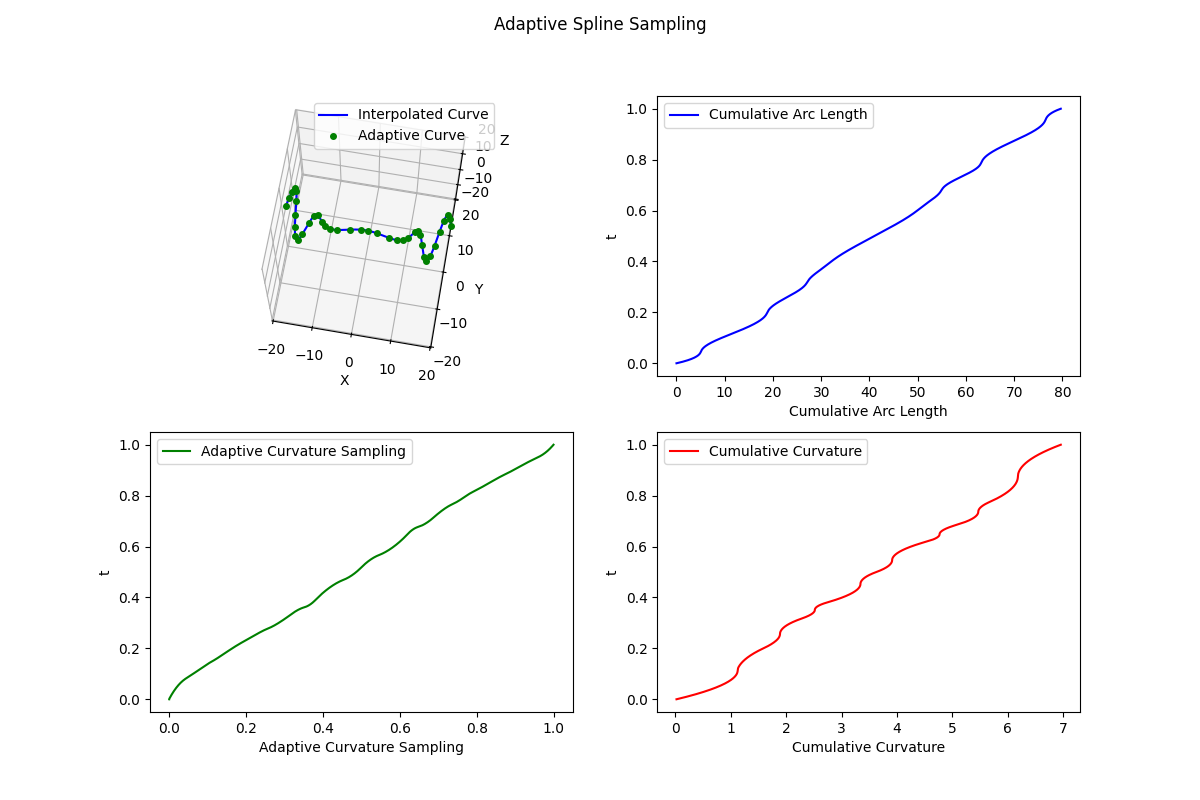

The script that saved this image:
from ouroboros.helpers.spline import Spline
import numpy as np
import matplotlib.pyplot as plt


def generate_sample_curve_helix(
    start_z=-10, end_z=10, radius=1, z_rate=1, num_points=100
) -> np.ndarray:
    """
    Generates a sample helix curve for testing purposes.

    Parameters
    ----------
    start_z : float
        The starting z value.
    end_z : float
        The ending z value.
    radius : float
        The radius of the helix.
    z_rate : float
        The rate at which the z value changes.
    num_points : int
        The number of points to generate.

    Returns
    -------
    np.ndarray
        The sample helix curve (num_points, 3).
    """
    t = np.linspace(start_z, end_z, num_points)
    x = np.cos(t) * radius
    y = np.sin(t) * radius
    z = t * z_rate

    return np.vstack((x, y, z)).T


def generate_sample_curve_parabola(start_x=-10, end_x=10, num_points=100) -> np.ndarray:
    """
    Generates a sample parabola curve for testing purposes.

    Parameters
    ----------
    start_x : float
        The starting x value.
    end_x : float
        The ending x value.
    num_points : int
        The number of points to generate.

    Returns
    -------
    np.ndarray
        The sample parabola curve (num_points, 3).
    """
    t = np.linspace(start_x, end_x, num_points)
    x = t
    y = (t**2 * np.cos(t)) / (end_x - start_x)  # Normalize y to match x scale
    z = np.zeros_like(t)

    return np.vstack((x, y, z)).T


def calculate_spline_curvature(spline: Spline, t: np.ndarray) -> np.ndarray:
    """
    Calculate the curvature of a spline at a given set of points.

    Parameters
    ----------
    spline : Spline
        The spline to evaluate.
    t : np.ndarray
        The points at which to evaluate the curvature.

    Returns
    -------
    np.ndarray
        The curvature at each point.
    """
    # Calculate the first and second derivatives
    first_derivative = spline(t, derivative=1).T
    second_derivative = spline(t, derivative=2).T

    # Calculate the curvature
    numerator = np.linalg.norm(np.cross(first_derivative, second_derivative), axis=1)
    denominator = np.linalg.norm(first_derivative) ** 3
    curvature = numerator / denominator

    return curvature


def calculate_curvature_parameterization(spline: Spline, t: np.ndarray) -> np.ndarray:
    """
    Calculate the curvature parameterization of a spline at a given set of points.

    Parameters
    ----------
    spline : Spline
        The spline to evaluate.
    t : np.ndarray
        The points at which to evaluate the curvature parameterization.

    Returns
    -------
    np.ndarray
        The curvature parameterization at each point.
    """
    # Calculate the curvature
    curvature = calculate_spline_curvature(spline, t)

    # Calculate the first derivative of the curvature
    first_derivative = spline(t, derivative=1).T
    len_term = np.linalg.norm(first_derivative)

    # Calculate the cumulative sum of the curvature
    curvature_sum = np.cumsum(curvature * len_term)

    return curvature_sum


def calculate_arc_length(spline: Spline, t: np.ndarray) -> np.ndarray:
    """
    Calculate the cumulative arc length of a spline at a given set of points.

    Parameters
    ----------
    spline : Spline
        The spline to evaluate.
    t : np.ndarray
        The points at which to evaluate the arc length.

    Returns
    -------
    np.ndarray
        The arc length at each point.
    """

    # Evaluate the B-spline derivative
    dx, dy, dz = spline(t, derivative=1)

    # Compute the cumulative arc length using the derivatives
    dists = np.linalg.norm([dx, dy, dz], axis=0)
    arc_length = np.cumsum(dists * np.diff(t, prepend=0))

    return arc_length


def adaptive_curvature_parameterization(
    spline: Spline, sample_params: np.ndarray, calculation_params: np.ndarray, ratio=1
) -> np.ndarray:
    """
    Sample spline parameters based on both curvature and arc length.

    Based on: https://doi.org/10.1016/j.cagd.2017.11.004

    Parameters
    ----------
    spline : Spline
        The spline to sample.
    sample_params : np.ndarray
        The points at which to sample the spline.
    calculation_params : np.ndarray
        The points at which to calculate the curvature and arc length.
    ratio : float
        The ratio between the curvature and arc length components.

    Returns
    -------
    np.ndarray
        The sampled parameters.
    """

    # Convert ratio to weights for the components
    curvature_weight = ratio / (1 + ratio)
    arc_length_weight = 1 - curvature_weight

    arc_length = calculate_arc_length(spline, calculation_params)
    curvature = calculate_curvature_parameterization(spline, calculation_params)

    arc_length_component = arc_length / arc_length[-1]
    curvature_component = curvature / curvature[-1]

    hybrid_parameter = (
        arc_length_weight * arc_length_component
        + curvature_weight * curvature_component
    )

    # Invert the parameterization axes
    # Note: This is done because we want more points where the curvature is high
    # and less points where the curvature is low. This is the opposite of the
    # original parameterization.
    return np.interp(sample_params, hybrid_parameter, calculation_params)


def adaptive_curvature_sampling(
    spline: Spline, n_sample_points=100, n_calculation_points=10000, ratio=1
) -> np.ndarray:
    """
    Sample spline points based on both curvature and arc length.

    Based on: https://doi.org/10.1016/j.cagd.2017.11.004

    Parameters
    ----------
    spline : Spline
        The spline to sample.
    t : np.ndarray
        The points at which to evaluate the spline.
    ratio : float
        The ratio between the curvature and arc length components.

    Returns
    -------
    np.ndarray
        The sampled points.
    """

    sample_params = np.linspace(0, 1, n_sample_points)
    calculation_params = np.linspace(0, 1, n_calculation_points)

    parameters = adaptive_curvature_parameterization(
        spline, sample_params, calculation_params, ratio=ratio
    )

    # Evaluate the spline at the sampled parameters
    return spline(parameters)


if __name__ == "__main__":
    DIST_BETWEEN_POINTS = 2
    RATIO = 1  # E.G. 1/2 for bias towards arc length, 2 for bias towards curvature

    # Generate a sample helix curve
    # curve = generate_sample_curve_helix(
    #     start_z=0, end_z=20, z_rate=10, radius=5, num_points=100
    # )
    curve = generate_sample_curve_parabola(start_x=-20, end_x=20, num_points=300)

    # Fit a spline to the curve
    spline = Spline(curve, degree=3)

    # Evaluate the spline
    t = np.linspace(0, 1, 1000)
    new_points = spline(t)

    fig = plt.figure(figsize=(12, 8))
    fig.suptitle("Adaptive Spline Sampling")

    # Plot the arc length
    arc_length = calculate_arc_length(spline, t)
    ax3 = fig.add_subplot(222)
    ax3.plot(arc_length, t, "b-", label="Cumulative Arc Length")
    ax3.set_xlabel("Cumulative Arc Length")
    ax3.set_ylabel("t")
    ax3.legend()

    # Plot the hybrid curvature sampling
    hybrid_parameter = adaptive_curvature_parameterization(spline, t, t, ratio=RATIO)
    ax5 = fig.add_subplot(223)
    ax5.plot(hybrid_parameter, t, "g-", label="Adaptive Curvature Sampling")
    ax5.set_xlabel("Adaptive Curvature Sampling")
    ax5.set_ylabel("t")
    ax5.legend()

    # Plot the curvature parameterization
    curvature_parameterization = calculate_curvature_parameterization(spline, t)
    ax4 = fig.add_subplot(224)
    ax4.plot(curvature_parameterization, t, "r-", label="Cumulative Curvature")
    ax4.set_xlabel("Cumulative Curvature")
    ax4.set_ylabel("t")
    ax4.legend()

    # Sample the spline using adaptive curvature sampling
    total_arc_length = arc_length[-1]
    num_points = int(total_arc_length / DIST_BETWEEN_POINTS)

    hybrid_points = adaptive_curvature_sampling(
        spline, n_sample_points=num_points, ratio=RATIO
    )

    # Plot the original and interpolated curves
    ax = fig.add_subplot(221, projection="3d")
    ax.set_aspect("equal")

    # Determine the axis limits
    min_val = np.min(new_points)
    max_val = np.max(new_points)
    ax.set_xlim(min_val, max_val)
    ax.set_ylim(min_val, max_val)
    ax.set_zlim(min_val, max_val)

    # ax.plot(curve[:, 0], curve[:, 1], curve[:, 2], "r-", label="Original Curve")
    ax.plot(
        new_points[0], new_points[1], new_points[2], "b-", label="Interpolated Curve"
    )
    ax.plot(
        hybrid_points[0],
        hybrid_points[1],
        hybrid_points[2],
        "go",
        label="Adaptive Curve",
        markersize=4,
    )
    ax.set_xlabel("X")
    ax.set_ylabel("Y")
    ax.set_zlabel("Z")
    ax.legend()

    ax.elev = 70
    ax.azim = -80

    plt.show()

    # Save the figure
    fig.savefig("adaptive-spline-sampling.png", dpi=300)
